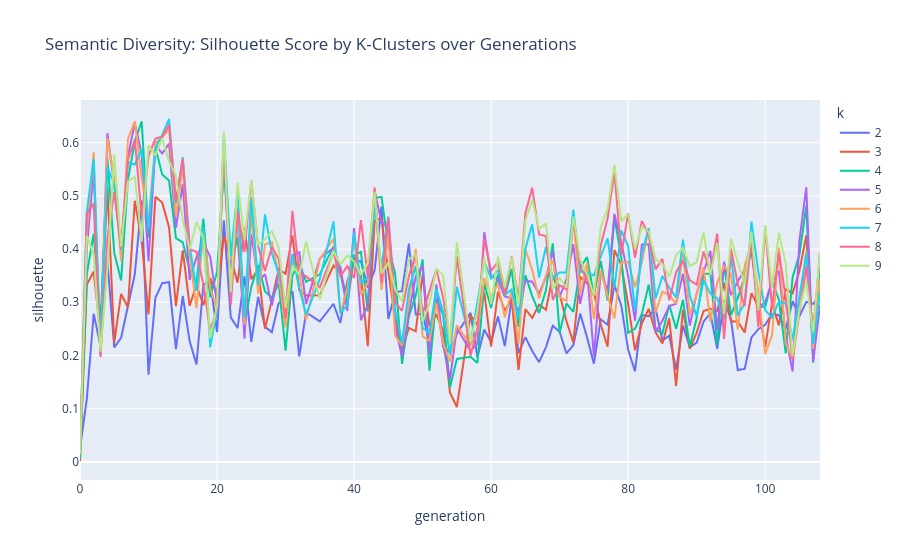

Notebook code cell kept with this figure:
### Code cell
# ## 6. Semantic K-Clustering Sweep (Diversity Check)
# How diverse is the gene pool? We sweep K=2 through K=10. A high Silhouette Score at a high K means healthy diversity.

# %%
# To avoid running Ollama in the notebook, we use TF-IDF on the string representations of the chains.
# In a true setup, you could load the Ollama embeddings here.

import json
with open(f"{RUN_DIR}/id_to_promptchain.json", "r") as f:
    id_to_chain = json.load(f)

clustering_results = []
vectorizer = TfidfVectorizer(max_features=100)

for gen in sorted(df['generation'].unique()):
    gen_chain_ids = df[df['generation'] == gen]['chain_id'].tolist()
    gen_texts = [str(id_to_chain.get(cid, "")) for cid in gen_chain_ids]
    
    if len(gen_texts) < 10:
        continue # Not enough data to cluster
        
    X = vectorizer.fit_transform(gen_texts)
    
    for k in range(2, min(10, len(gen_texts))):
        kmeans = KMeans(n_clusters=k, random_state=42).fit(X)
        score = silhouette_score(X, kmeans.labels_)
        clustering_results.append({"generation": gen, "k": k, "silhouette": score})

if clustering_results:
    clust_df = pd.DataFrame(clustering_results)
    fig = px.line(clust_df, x="generation", y="silhouette", color="k", 
                  title="Semantic Diversity: Silhouette Score by K-Clusters over Generations")
    fig.show()
else:
    print("Not enough generations or population size to run K-Means.")
